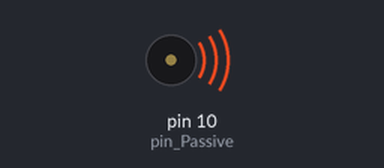
Recording of a sketch running on a simulated Arduino Uno, built with avr-gcc and run on an emulated ATmega328P. Parts: buzzer (waves = sounding).

Above: at 0.2 s.
At 5.7 s:
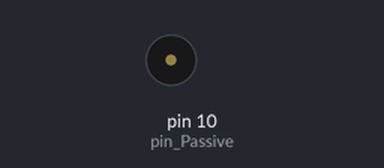
Timing chart, 0 to 6.9 s (numbered marks = the images above):
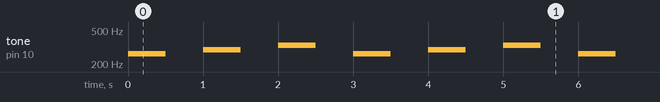

Measured:
- by itself, tone on pin 10 (pin_Passive): repeats every 3.0 s: silent 0.50 s, 294 Hz 0.50 s, silent 0.50 s, 330 Hz 0.50 s, silent 0.50 s, 262 Hz 0.50 s

The sketch:

sketch_oct05b.ino
```cpp
int pin_Passive = 10;

void setup()
{
  pinMode(pin_Passive, OUTPUT);
}

void loop()
{
  tone(pin_Passive, 262); //도
  delay(500);
  noTone(pin_Passive);
  delay(500);

  tone(pin_Passive, 294); //레
  delay(500);
  noTone(pin_Passive);
  delay(500);

  tone(pin_Passive, 330); //미
  delay(500);
  noTone(pin_Passive);
  delay(500);

}
```
